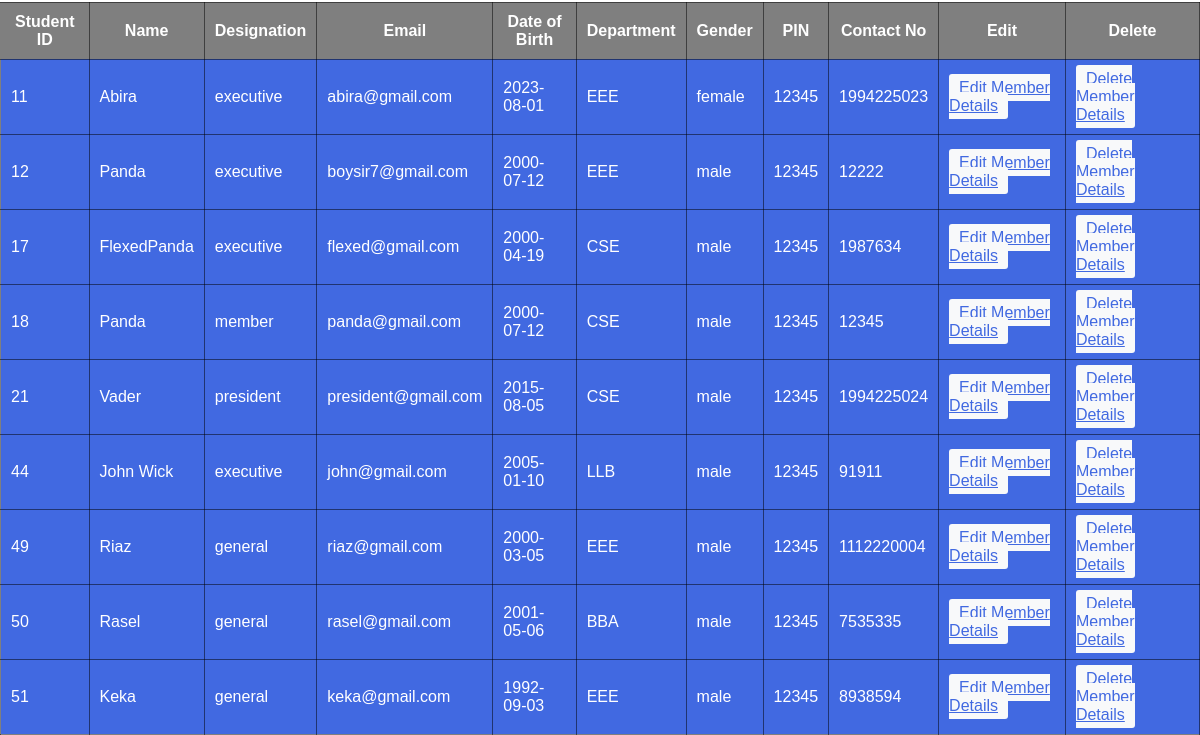
/oca_view.php (lower part), run on an earlier commit of the app's database.
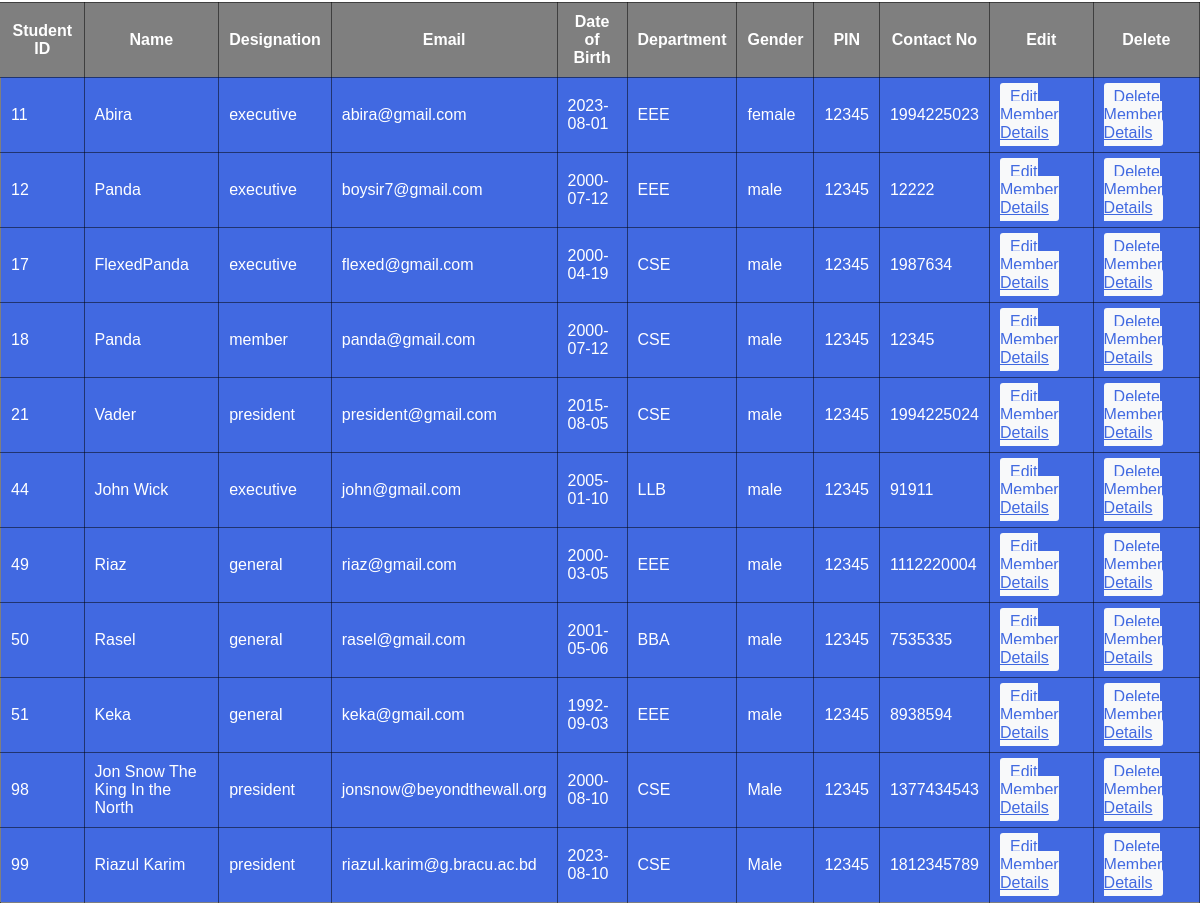
And on a later commit of the database.
### tables this page shows
CREATE TABLE `member` (
  `student_id` int(11) NOT NULL,
  `name` varchar(110) NOT NULL,
  `designation` varchar(11) NOT NULL,
  `email` varchar(100) NOT NULL,
  `dob` date NOT NULL,
  `department` varchar(11) NOT NULL,
  `gender` varchar(11) NOT NULL,
  `club` varchar(110) NOT NULL,
  `pin` int(11) NOT NULL,
  `contact_no` int(11) NOT NULL
);

### oca_view.php (the view, shortened to what this page needs)
<!DOCTYPE html>
<html lang="en">
<head>
    <link rel="stylesheet" type="text/css" href="css/oca_view.css">
</head>
<body background='img/bracubackground.jpg'>
<div class="search-member">
        <div class="member-table">
            <table>
                <tr>
                    <th>Student ID</th>
                    <th>Name</th>
                    <th>Designation</th>
                    <th>Email</th>
                    <th>Date of Birth</th>
                    <th>Department</th>
                    <th>Gender</th>
                    <th>PIN</th>
                    <th>Contact No</th>
                    <th>Edit</th>
                    <th>Delete</th>
                </tr>
                <?php
                require_once("dbconnect.php");
                $sql = "SELECT * FROM member";
                $result = mysqli_query($conn, $sql);
                if(mysqli_num_rows($result) > 0){
                    while($row = mysqli_fetch_array($result)){
            ?>
                <tr>
                    <td><?php echo $row[0]; ?></td>
                    <td><?php echo $row[1]; ?></td>
                    <td><?php echo $row[2]; ?></td>
                    <td><?php echo $row[3]; ?></td>
                    <td><?php echo $row[4]; ?></td>
                    <td><?php echo $row[5]; ?></td>
                    <td><?php echo $row[6]; ?></td>
                    <td><?php echo $row[8]; ?></td>
                    <td><?php echo $row[9]; ?></td>
                    <td><a href="edit_member.php?student_id=<?php echo $row[0]; ?>&name=<?php echo $row[1]; ?>&designation=<?php echo $row[2]; ?>&email=<?php echo $row[3]; ?>&dob=<?php echo $row[4]; ?>&department=<?php echo $row[5]; ?>&gender=<?php echo $row[6]; ?>&pin=<?php echo $row[8]; ?>&contact_no=<?php echo $row[9]; ?>" class="edit-member">Edit Member Details</a></td>
                    <td><a href="delete_member.php?student_id=<?php echo $row[0]; ?>&name=<?php echo $row[1]; ?>&designation=<?php echo $row[2]; ?>&email=<?php echo $row[3]; ?>&dob=<?php echo $row[4]; ?>&department=<?php echo $row[5]; ?>&gender=<?php echo $row[6]; ?>&pin=<?php echo $row[8]; ?>&contact_no=<?php echo $row[9]; ?>" class="edit-member">Delete Member Details</a></td>
                </tr>
                <?php
}
                    }
                ?>
            </table>
        </div>
    </div>
</body>
</html>

### css/oca_view.css (style rules this page uses)
body { font-family: Arial, sans-serif; margin: 0; padding: 0; background-size: cover; background-position: center; background-repeat: no-repeat; }
table { width: 100%; border-collapse: collapse; }
th, td { border: 1px solid rgba(0, 0, 0, 0.5); padding: 10px; background-color: #4169E1; color: white; }
th { background-color: rgba(0, 0, 0, 0.5); color: white; }
.edit-member { background-color: #F8F9FA; color: #4169E1; border: none; padding: 5px 10px; cursor: pointer; border-radius: 3px; }

What changed in the data, as far as the page shows it:
added member: student_id "98", name "Jon Snow The King In the North", designation "president", email "jonsnow@beyondthewall.org", dob "2000-08-10", department "CSE", gender "Male", pin "12345", contact_no "1377434543"
added member: student_id "99", name "Riazul Karim", designation "president", email "riazul.karim@g.bracu.ac.bd", dob "2023-08-10", department "CSE", gender "Male", pin "12345", contact_no "1812345789"
